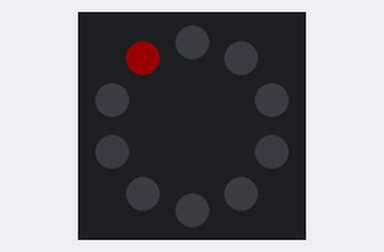
The program below on a simulated Circuit Playground running CircuitPython. Shown: the board's ring of 10 RGB LEDs (number 0 left of the top, counting anticlockwise). Dim RGB values are drawn brighter than linear.

Above: at 0.1 s.
At 0.7 s:
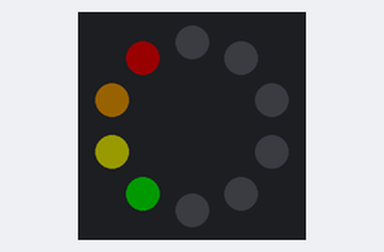
At 1.1 s:
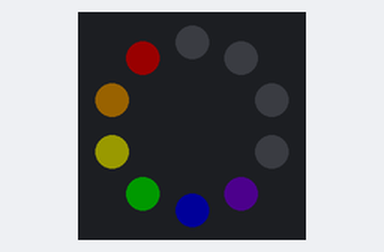
At 1.5 s:
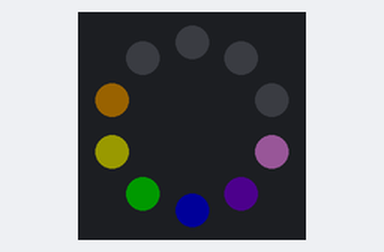
At 2.3 s:
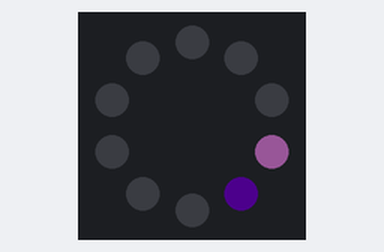
At 3.11 s:
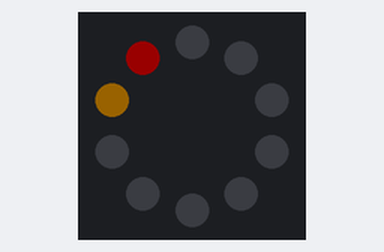

The program:

10_rainbow_animation.py
```python
from adafruit_circuitplayground.express import cpx
import time

RAINBOW = [
    0xFF0000,   # red
    0xFFA500,   # orange
    0xFFFF00,   # yellow
    0x00FF00,   # green
    0x0000FF,   # blue
    0x4b0082,   # indigo
    0xEE82EE,   # violet
]

cpx.pixels.brightness = 0.10
cpx.pixels.fill(0x000000)
while True:
    for i, color in enumerate(RAINBOW):
        cpx.pixels[i] = color
        time.sleep(0.2)
    for i in range(len(RAINBOW)):
        cpx.pixels[i] = 0x000000
        time.sleep(0.2)
```

Measured:
- by itself, everything shown: repeats every 2.8 s, in 14 steps
